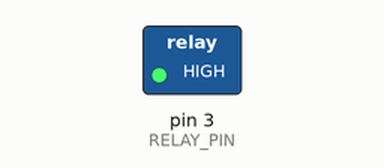
Simulated run of this sketch. Board: Arduino Uno, built with avr-gcc and run on an emulated ATmega328P. On the bench: switched loads named in the sketch (green lamp = pin HIGH).

Above: at 2.5 s.
At 7.5 s:
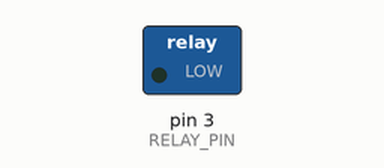
Timing chart, 0 to 13.0 s (numbered marks = the images above):
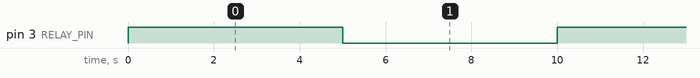

The sketch:

ElectroLock.ino
```cpp
const int RELAY_PIN = 3;  // the Arduino pin, which connects to the IN pin of relay

// the setup function runs once when you press reset or power the board
void setup() {
  // initialize digital pin 3 as an output.
  pinMode(RELAY_PIN, OUTPUT);
}

// the loop function runs over and over again forever
void loop() {
  digitalWrite(RELAY_PIN, HIGH); // lock the door
  delay(5000);
  digitalWrite(RELAY_PIN, LOW);  // unlock the door
  delay(5000);
}
```

Measured:
- by itself, pin 3 (RELAY_PIN): alternates HIGH for 5.0 s and LOW for 5.0 s
